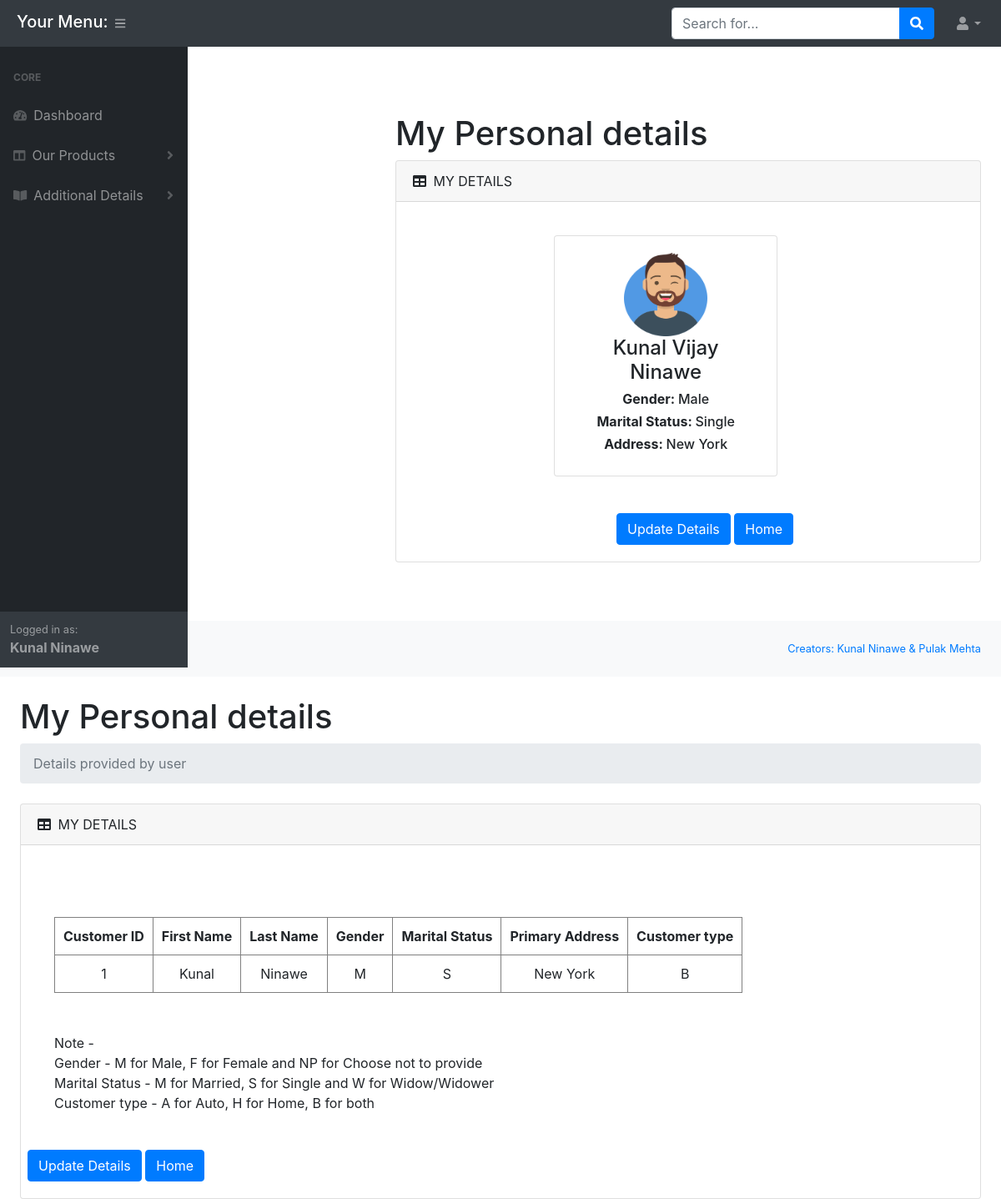
/customer/dist/my_detailss.php (signed in), run on the app's committed database.
### tables this page shows
CREATE TABLE IF NOT EXISTS `cust_details` (
  `cust_id` int(11) NOT NULL AUTO_INCREMENT,
  `email` varchar(50) NOT NULL,
  `first_name` varchar(30) NOT NULL,
  `middle_name` varchar(30) DEFAULT NULL,
  `last_name` varchar(30) NOT NULL,
  `password` varchar(100) NOT NULL,
  `address` varchar(150) DEFAULT NULL,
  `gender` varchar(1) DEFAULT 'M',
  `marital_status` varchar(1) NOT NULL DEFAULT 'S',
  `cust_type` varchar(1) NOT NULL DEFAULT 'H',
  PRIMARY KEY (`cust_id`)
);

### customer/dist/functions.php (called while the page is built, shortened)
<?php
	require_once 'db.php';
	function showCustDetails($email){
		global $conn;
		$sql = "SELECT * FROM cust_details WHERE email='$email'";
		$result = mysqli_query($conn,$sql);
		$array = mysqli_fetch_array($result);
	    if(isset($array)){
	    	return $array;
	    }
	    else{
	    	return 0;
	    }
	}

### customer/dist/my_details.php (the view, shortened to what this page needs)
<?php
    require_once 'functions.php';
 ?>
<!DOCTYPE html>
 <html>
 <head>
 </head>
 <body class="sb-nav-fixed">
  <?php
    require_once 'header.php';
   ?>
  <div id="layoutSidenav_content">
                <div class="home_ins_content">
                        <div class="container-fluid">
                        <h1 class="mt-4">My Personal details</h1>
                        <div class="card mb-4">
                            <div class="card-header"><i class="fas fa-table mr-1"></i> MY DETAILS</div>
                            <div class="card-body">
                                <div class="row">
                                <div class="col-xl-12">
                                        <div class="card-body row">
                                          <div class="col-md-3"></div>
                                            <div class="card mb-4 col-md-5 text-center">
                                              <div class="card-body">
                                                  <div class="user-profile-block">
                                                      <img alt="img" src="assets/img/avatar.png" width="100" height="100" />
                                                      <?php
                                                          $email = $_SESSION['email'];
                                                          $result = showCustDetails($email);
                                                          if($result['gender']=='M'){
                                                              $result['gender']='Male';
                                                          }
                                                          else{
                                                              $result['gender']='Female';
                                                          }
                                                          if($result['marital_status']=='S'){
                                                              $result['marital_status']='Single';
                                                          }
                                                          echo "<h4 class='user-name'> ".$result['first_name']. " ".$result['middle_name']. " ". $result['last_name']."</h4>
                                                          <h6 class='user-designation'><b>Gender: </b>".$result['gender']." </h6>
                                                          <h6 class='user-designation'><b>Marital Status: </b>".$result['marital_status']." </h6>
                                                          <h6 class='user-designation'><b>Address: </b> ".$result['address']." </h6>";
                                                       ?>
                                                  </div>
                                                </div>
                                              </div>
                                          </div>
                                          <div class="row text-center">
                                            <div class="col-md-4"></div>
                                            <div class="row col-md-5 text-right" style="padding-left: 40px;">
                                              <a href="update_my_details.php">
                                                <button class="btn btn-primary col-xl-12" type="button" name="updateDetails">Update Details</button>
                                              </a>
                                              <a href="index.php">
                                                <button class="btn btn-primary col-x1-12" type="button" name="Dashboard">Home</button>
                                              </a>
                                            </div>
                                          </div>
                                </div>
                                </div>
                                </div>
                            </div>
                            </div>
                        </div>
                        </div>
                </div>
                <?php
                  require_once 'footer.php';
                 ?>
 </body>
 </html>

### customer/dist/header.php (shortened to what this page needs)
<?php
require_once 'functions.php';
 ?>
<!DOCTYPE html>
<html>
<head>
    <link href="css/styles.css" rel="stylesheet" />
    <link href="https://cdn.datatables.net/1.10.20/css/dataTables.bootstrap4.min.css" rel="stylesheet" />
</head>
<body class="sb-nav-fixed">
	<nav class="sb-topnav navbar navbar-expand navbar-dark bg-dark">
            <h5 style="color:white;margin-left: 20px;margin-top: 3px;">Your Menu:</h5>
            <button class="btn btn-link btn-sm order-1 order-lg-0" id="sidebarToggle" href="#"><i class="fas fa-bars"></i></button>
            <form class="d-none d-md-inline-block form-inline ml-auto mr-0 mr-md-3 my-2 my-md-0">
                <div class="input-group">
                    <input class="form-control" type="text" placeholder="Search for..." aria-label="Search" aria-describedby="basic-addon2" />
                    <div class="input-group-append">
                        <button class="btn btn-primary" type="button"><i class="fas fa-search"></i></button>
                    </div>
                </div>
            </form>
            <ul class="navbar-nav ml-auto ml-md-0">
                <li class="nav-item dropdown">
                    <a class="nav-link dropdown-toggle" id="userDropdown" href="#" role="button" data-toggle="dropdown" aria-haspopup="true" aria-expanded="false"><i class="fas fa-user fa-fw"></i></a>
                </li>
            </ul>
        </nav>
        <div id="layoutSidenav">
            <div id="layoutSidenav_nav">
                <nav class="sb-sidenav accordion sb-sidenav-dark" id="sidenavAccordion">
                    <div class="sb-sidenav-menu">
                        <div class="nav">
                            <div class="sb-sidenav-menu-heading">Core</div>
                            <a class="nav-link" href="index.php"
                                ><div class="sb-nav-link-icon"><i class="fas fa-tachometer-alt"></i></div>
                                Dashboard</a>
                            <a class="nav-link collapsed" href="index.php" data-toggle="collapse" data-target="#collapseLayouts" aria-expanded="false" aria-controls="collapseLayouts"
                                ><div class="sb-nav-link-icon"><i class="fas fa-columns"></i></div>
                                Our Products
                                <div class="sb-sidenav-collapse-arrow"><i class="fas fa-angle-down"></i></div
                            ></a>
                            <a class="nav-link collapsed" href="#" data-toggle="collapse" data-target="#collapsePages" aria-expanded="false" aria-controls="collapsePages"
                                ><div class="sb-nav-link-icon"><i class="fas fa-book-open"></i></div>
                                Additional Details
                                <div class="sb-sidenav-collapse-arrow"><i class="fas fa-angle-down"></i></div
                            ></a>
                        </div>
                    </div>
                    <div class="sb-sidenav-footer">
                        <div class="small">Logged in as:</div>
                        <b>
                            <?php
                                    $result = showCustDetails($_SESSION['email']);
                                    echo $result['first_name']. " " . $result['last_name'];
                             ?>
                        </b>
                    </div>
                </nav>
            </div>
</body>
</html>

### data on the page
cust_details: first_name "Kunal", last_name "Ninawe", middle_name "Vijay", address "New York"

### other printed values
$result['gender'] "Male"
$result['marital_status'] "Single"
